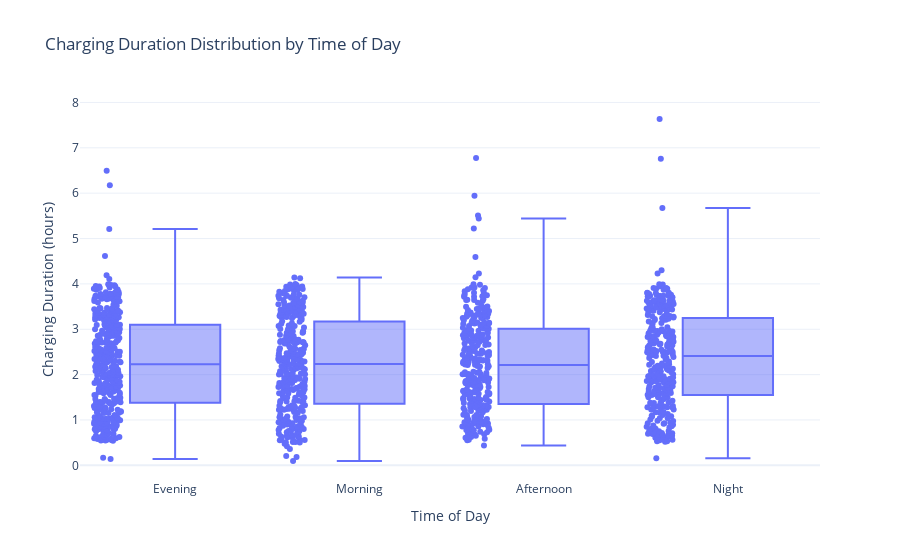

This figure's notebook cell:
### Markdown cell above
### 3.1.2 Distribution of Charging Duration by Time of day
**Description**  
This box plot shows the distribution of charging duration by time of day.

**Explanation**  
Comparing the distribution of charging duration by time of day is crucial in understanding usage dynamics during times of day. When is charging longer, night or day? From the plot the charging didtribution is

### Code cell
import plotly.express as px

fig = px.box(
    df,
    x="Time of Day",
    y="Charging Duration (hours)",
    points="all",   # optional: shows the raw points
    title="Charging Duration Distribution by Time of Day"
)

fig.update_layout(
    xaxis_title="Time of Day",
    yaxis_title="Charging Duration (hours)",
    template="plotly_white"
)

fig.show()

### Figure 1 — Plotly figure (JSON) as saved in the notebook; plotly's stock layout.template omitted (floating-point values rounded to 4 significant figures; data arrays with more than 128 entries replaced by an {"elided": "..."} marker saying what was removed)
{"data": [{"alignmentgroup": "True", "boxpoints": "all", "hovertemplate": "Time of Day=%{x}<br>Charging Duration (hours)=%{y}<extra></extra>", "legendgroup": "", "marker": {"color": "#636efa"}, "name": "", "notched": false, "offsetgroup": "", "orientation": "v", "showlegend": false, "type": "box", "x": {"elided": "1320 str values"}, "x0": " ", "xaxis": "x", "y": {"elided": "1320 float values"}, "y0": " ", "yaxis": "y"}], "layout": {"boxmode": "group", "legend": {"tracegroupgap": 0}, "title": {"text": "Charging Duration Distribution by Time of Day"}, "xaxis": {"anchor": "y", "domain": [0, 1], "title": {"text": "Time of Day"}}, "yaxis": {"anchor": "x", "domain": [0, 1], "title": {"text": "Charging Duration (hours)"}}}}
